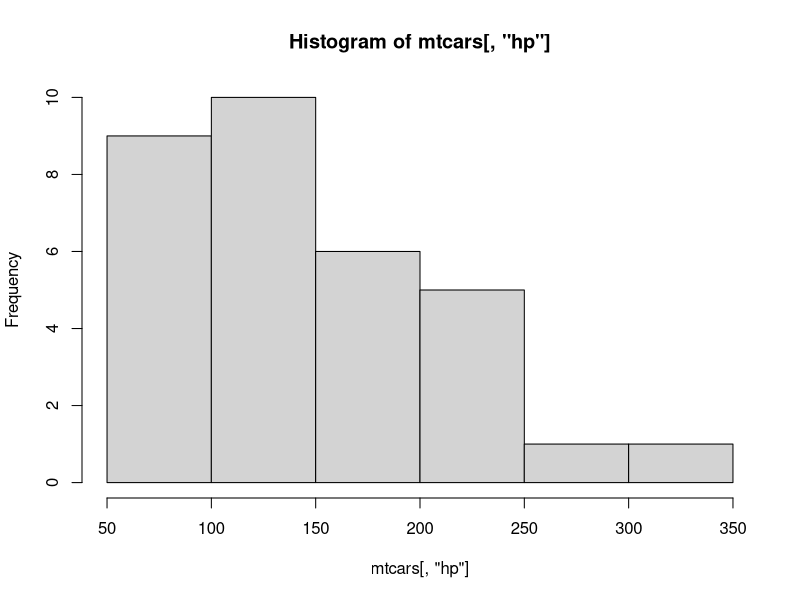
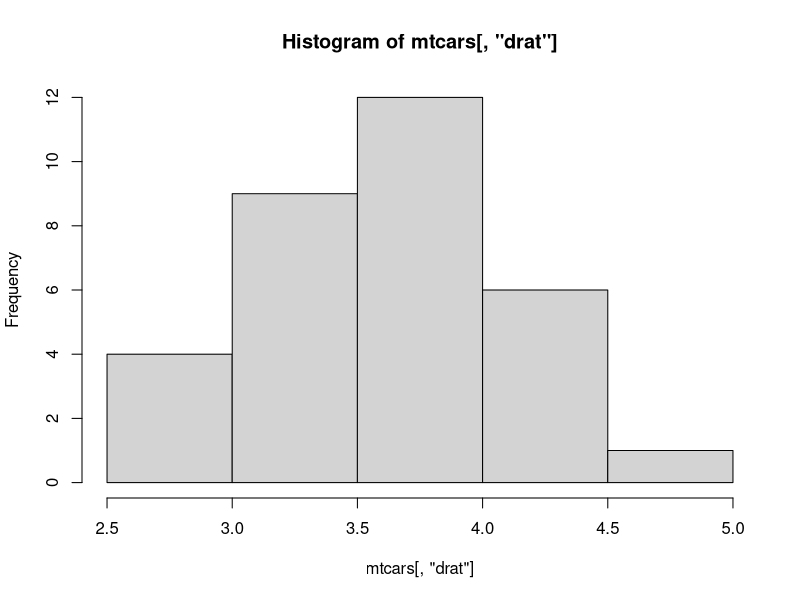

Recreate these plots in R, in order.
# In order to make environment replicable, 
#   need to keep all code and just keep moving down

# Load the dataset package. Usually there by default
install.packages("datasets")
library("datasets")

# 1. Checking for normality
# Normal = symmetric, unimodal, bell-shaped curve
# Check by eye first
hist(mtcars[,"hp"]) # not symetrical, not normal
hist(mtcars[,"drat"]) # seems to fit
# Test (e.g. kolmogorov-smirnov)
shapiro.test(mtcars[,"drat"]) # p>0.05 -> suggests normal

# 1a Parametric vs nonparametric
# Parametric: 
#     normal distribution, 
#     homogeneous variance, 
#     ratio (numbers can be compared as multiples of each other, 
#       zero important, e.g. age)  
#       or interval (equal gaps between points, can't be multiples, 
#       e.g. temperature in celsius) data,
#     MEAN usual central measure
# Non-parametric: 
#     any distribution/variance,
#     ordinal (rank, where gap between points is not same) 
#       or nominal (categorical) data, 
#     MEDIAN usual central measure
# Non-parametric tests: 
#     Mann-Whitney U (~t-test for independent measures), 
#     Wilcoxon signed rank (~t-test for repeated measures), 
#     Kruskal-Wallis H (~independent measures ANOVA, >2 groups), 
#     Friedman's (~repeated measures ANOVA: >2 groups), 
#     Spearman Rank (correlation)

# 2. Working with outliers
# Outliers to be expected
# Outliers can reflect genuine properties of variable, or experimental error 
#   (e.g. measurement error)
# Can have major effect on slope of regression lines
# Possible to remove outliers, or use "robust statistics", e.g. Median is 
#   consider robust, mean not; non-parametric more robust
# Possible that outliers caused by samples being multiple, distinct 
#   sub-populations (e.g. impact of other variable)
# oS3 pg 36